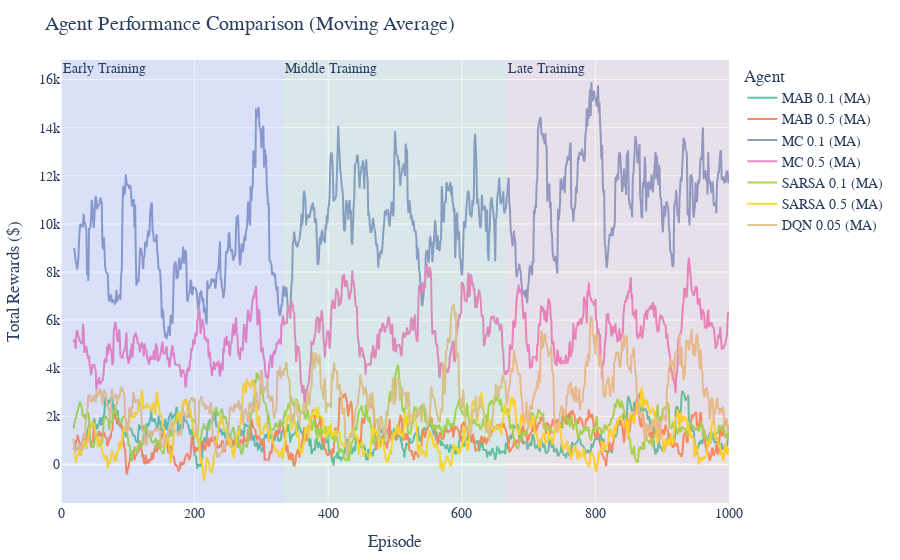

Notebook code cell kept with this figure:
### Code cell
# 1. Résultats formatés dans un DataFrame
results_df = pd.DataFrame({
    f"MAB {mab_agent_low.epsilon}": results_mab_agent_low,
    f"MAB {mab_agent_high.epsilon}": results_mab_agent_high,
    f"MC {mc_agent_low.epsilon}": results_mc_agent_low,
    f"MC {mc_agent_high.epsilon}": results_mc_agent_high,
    f"SARSA {sarsa_agent_low.epsilon}": results_sarsa_agent_low,
    f"SARSA {sarsa_agent_high.epsilon}": results_sarsa_agent_high,
    f"DQN {dqn_agent_low.epsilon}": results_dqn_agent_low,
    f"DQN {dqn_agent_high.epsilon}": results_dqn_agent_high
})

# 2. Lissage via moyenne glissante
window = 20
ma_df = results_df.rolling(window).mean()
ma_df.columns = [f"{col} (MA)" for col in ma_df.columns]

# 3. Fusion et passage au format long
merged_df = pd.concat([results_df, ma_df], axis=1).reset_index().rename(columns={"index": "Episode"})
long_df = merged_df.melt(id_vars="Episode", var_name="Agent", value_name="Reward")
long_df["Type"] = long_df["Agent"].apply(lambda x: "Moving Average" if "(MA)" in x else "Raw")

# 4. Graphique interactif
fig = px.line(
    long_df[long_df["Type"] == "Moving Average"],
    x="Episode",
    y="Reward",
    color="Agent",
    title="Agent Performance Comparison (Moving Average)",
    log_y=False,
    labels={"Reward": "Total Rewards ($)", "Episode": "Episode"},
    color_discrete_sequence=px.colors.qualitative.Set2
)

# 5. Ajout de phases d'entraînement
n = len(results_df)
fig.add_vrect(x0=0, x1=n//3, fillcolor="blue", opacity=0.05, line_width=0, annotation_text="Early Training", annotation_position="top left")
fig.add_vrect(x0=n//3, x1=2*n//3, fillcolor="green", opacity=0.05, line_width=0, annotation_text="Middle Training", annotation_position="top left")
fig.add_vrect(x0=2*n//3, x1=n, fillcolor="red", opacity=0.05, line_width=0, annotation_text="Late Training", annotation_position="top left")

fig.update_layout(
    font=dict(family="Arial", size=14),
    title_font=dict(size=20),
    xaxis_title="Episode",
    yaxis_title="Total Rewards ($)",
    legend_title_text="Agent",
    hovermode="x unified",
    margin=dict(t=60, l=20, r=20, b=20)
)

fig.show()

# 7. Résumé statistique
print("\n PERFORMANCE SUMMARY")
print(f"{'Agent':<15} {'Mean':>10} {'Std':>10} {'Median':>10} {'Min':>10} {'Max':>10}")
for name, data in zip(results_df.columns, results_df.values.T):
    print(f"{name:<15} {np.mean(data):>10.2f} {np.std(data):>10.2f} {np.median(data):>10.2f} {np.min(data):>10.2f} {np.max(data):>10.2f}")

### Figure 1 — Plotly figure (JSON) as saved in the notebook; plotly's stock layout.template omitted (floating-point values rounded to 4 significant figures; data arrays with more than 128 entries replaced by an {"elided": "..."} marker saying what was removed)
{"data": [{"hovertemplate": "Agent=MAB 0.1 (MA)<br>Episode=%{x}<br>Total Rewards ($)=%{y}<extra></extra>", "legendgroup": "MAB 0.1 (MA)", "line": {"color": "rgb(102,194,165)", "dash": "solid"}, "marker": {"symbol": "circle"}, "mode": "lines", "name": "MAB 0.1 (MA)", "showlegend": true, "type": "scattergl", "x": {"elided": "1000 int values"}, "xaxis": "x", "y": {"elided": "1000 float values"}, "yaxis": "y"}, {"hovertemplate": "Agent=MAB 0.5 (MA)<br>Episode=%{x}<br>Total Rewards ($)=%{y}<extra></extra>", "legendgroup": "MAB 0.5 (MA)", "line": {"color": "rgb(252,141,98)", "dash": "solid"}, "marker": {"symbol": "circle"}, "mode": "lines", "name": "MAB 0.5 (MA)", "showlegend": true, "type": "scattergl", "x": {"elided": "1000 int values"}, "xaxis": "x", "y": {"elided": "1000 float values"}, "yaxis": "y"}, {"hovertemplate": "Agent=MC 0.1 (MA)<br>Episode=%{x}<br>Total Rewards ($)=%{y}<extra></extra>", "legendgroup": "MC 0.1 (MA)", "line": {"color": "rgb(141,160,203)", "dash": "solid"}, "marker": {"symbol": "circle"}, "mode": "lines", "name": "MC 0.1 (MA)", "showlegend": true, "type": "scattergl", "x": {"elided": "1000 int values"}, "xaxis": "x", "y": {"elided": "1000 float values"}, "yaxis": "y"}, {"hovertemplate": "Agent=MC 0.5 (MA)<br>Episode=%{x}<br>Total Rewards ($)=%{y}<extra></extra>", "legendgroup": "MC 0.5 (MA)", "line": {"color": "rgb(231,138,195)", "dash": "solid"}, "marker": {"symbol": "circle"}, "mode": "lines", "name": "MC 0.5 (MA)", "showlegend": true, "type": "scattergl", "x": {"elided": "1000 int values"}, "xaxis": "x", "y": {"elided": "1000 float values"}, "yaxis": "y"}, {"hovertemplate": "Agent=SARSA 0.1 (MA)<br>Episode=%{x}<br>Total Rewards ($)=%{y}<extra></extra>", "legendgroup": "SARSA 0.1 (MA)", "line": {"color": "rgb(166,216,84)", "dash": "solid"}, "marker": {"symbol": "circle"}, "mode": "lines", "name": "SARSA 0.1 (MA)", "showlegend": true, "type": "scattergl", "x": {"elided": "1000 int values"}, "xaxis": "x", "y": {"elided": "1000 float values"}, "yaxis": "y"}, {"hovertemplate": "Agent=SARSA 0.5 (MA)<br>Episode=%{x}<br>Total Rewards ($)=%{y}<extra></extra>", "legendgroup": "SARSA 0.5 (MA)", "line": {"color": "rgb(255,217,47)", "dash": "solid"}, "marker": {"symbol": "circle"}, "mode": "lines", "name": "SARSA 0.5 (MA)", "showlegend": true, "type": "scattergl", "x": {"elided": "1000 int values"}, "xaxis": "x", "y": {"elided": "1000 float values"}, "yaxis": "y"}, {"hovertemplate": "Agent=DQN 0.05 (MA)<br>Episode=%{x}<br>Total Rewards ($)=%{y}<extra></extra>", "legendgroup": "DQN 0.05 (MA)", "line": {"color": "rgb(229,196,148)", "dash": "solid"}, "marker": {"symbol": "circle"}, "mode": "lines", "name": "DQN 0.05 (MA)", "showlegend": true, "type": "scattergl", "x": {"elided": "1000 int values"}, "xaxis": "x", "y": {"elided": "1000 float values"}, "yaxis": "y"}], "layout": {"annotations": [{"showarrow": false, "text": "Early Training", "x": 0, "xanchor": "left", "xref": "x", "y": 1, "yanchor": "top", "yref": "y domain"}, {"showarrow": false, "text": "Middle Training", "x": 333, "xanchor": "left", "xref": "x", "y": 1, "yanchor": "top", "yref": "y domain"}, {"showarrow": false, "text": "Late Training", "x": 666, "xanchor": "left", "xref": "x", "y": 1, "yanchor": "top", "yref": "y domain"}], "font": {"family": "Arial", "size": 14}, "hovermode": "x unified", "legend": {"title": {"text": "Agent"}, "tracegroupgap": 0}, "margin": {"b": 20, "l": 20, "r": 20, "t": 60}, "shapes": [{"fillcolor": "blue", "line": {"width": 0}, "opacity": 0.05, "type": "rect", "x0": 0, "x1": 333, "xref": "x", "y0": 0, "y1": 1, "yref": "y domain"}, {"fillcolor": "green", "line": {"width": 0}, "opacity": 0.05, "type": "rect", "x0": 333, "x1": 666, "xref": "x", "y0": 0, "y1": 1, "yref": "y domain"}, {"fillcolor": "red", "line": {"width": 0}, "opacity": 0.05, "type": "rect", "x0": 666, "x1": 1000, "xref": "x", "y0": 0, "y1": 1, "yref": "y domain"}], "title": {"font": {"size": 20}, "text": "Agent Performance Comparison (Moving Average)"}, "xaxis": {"anchor": "y", "domain": [0, 1], "title": {"text": "Episode"}}, "yaxis": {"anchor": "x", "domain": [0, 1], "title": {"text": "Total Rewards ($)"}}}}
